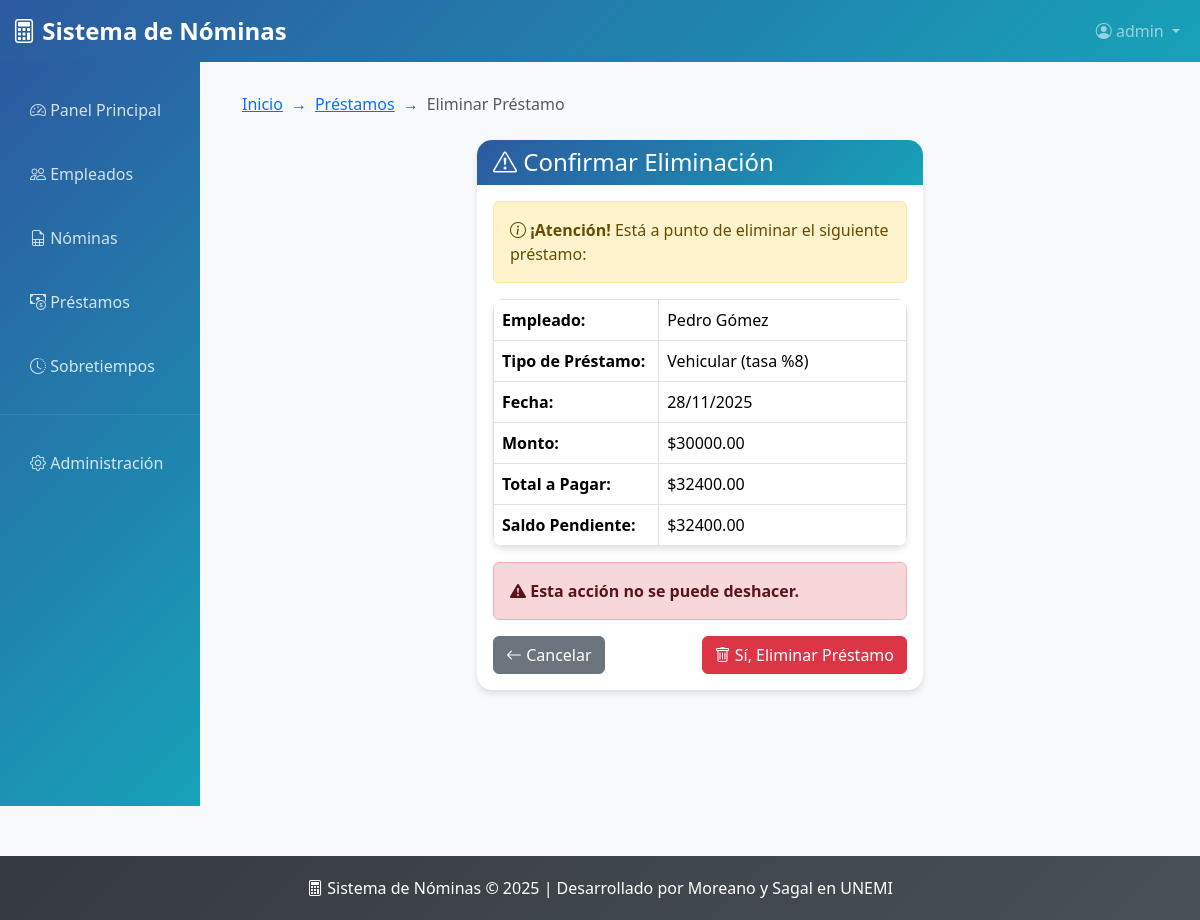
Screenshot of /prestamos/44/eliminar/ (signed in) with the database file from the repository.
### prestamos/models.py (models this page shows, shortened)
class Prestamo(models.Model):
    empleado = models.ForeignKey(Empleado, on_delete=models.CASCADE)
    tipo_prestamo = models.ForeignKey(TipoPrestamo, on_delete=models.CASCADE)
    fecha_prestamo = models.DateField()
    monto = models.DecimalField(max_digits=10, decimal_places=2)
    interes = models.DecimalField(max_digits=10, decimal_places=2, default=0)
    monto_pagar = models.DecimalField(max_digits=10, decimal_places=2, default=0)
    numero_cuotas = models.PositiveIntegerField(default=1)
    cuota_mensual = models.DecimalField(max_digits=10, decimal_places=2, editable=False, default=0)
    saldo = models.DecimalField(max_digits=10, decimal_places=2, editable=False, default=0)
    class Meta:
        verbose_name = "Préstamo"
        verbose_name_plural = "Préstamos"
        ordering = ['-fecha_prestamo']

class TipoPrestamo(models.Model):
    descripcion = models.CharField(max_length=100)
    tasa = models.IntegerField(default=0)
    class Meta:
        verbose_name = "Tipo de Préstamo"
        verbose_name_plural = "Tipos de Préstamo"

### nomina/models.py (models this page shows, shortened)
class Empleado(models.Model):
    cedula = models.CharField(max_length=10, unique=True)
    nombre = models.CharField(max_length=200)
    sueldo = models.DecimalField(max_digits=10, decimal_places=2)
    departamento = models.CharField(max_length=100)
    cargo = models.CharField(max_length=100)
    fecha_ingreso = models.DateField(null=True, blank=True)

### prestamos/views.py (the view, shortened to what this page needs)
# urls.py: path('<int:prestamo_id>/eliminar/', views.PrestamoDeleteView.as_view(), name='prestamo_eliminar'),
class PrestamoDeleteView(LoginRequiredMixin, TitleContextMixin, DeleteView):
    model = Prestamo
    template_name = 'prestamo_confirmar_eliminar.html'
    pk_url_kwarg = 'prestamo_id'
    success_url = reverse_lazy('prestamos_lista')
    title1 = "Préstamos"
    title2 = "Eliminar Préstamo"

### prestamos/mixins.py (called while the page is built)
    def get_context_data(self, **kwargs):
        context = super().get_context_data(**kwargs)
        if self.title1:
            context["title1"] = self.title1
        if self.title2:
            context["title2"] = self.title2
        return context

### templates/prestamo_confirmar_eliminar.html (shortened to what this page needs)
{% extends 'base.html' %}
{% block breadcrumb_items %}
<li class="breadcrumb-item"><a href="{% url 'prestamos_lista' %}">Préstamos</a></li>
<li class="breadcrumb-item active">Eliminar Préstamo</li>
{% endblock %}
{% block content %}
<div class="row justify-content-center">
    <div class="col-md-6">
        <div class="card border-danger">
            <div class="card-header bg-danger text-white">
                <h4 class="mb-0"><i class="bi bi-exclamation-triangle"></i> Confirmar Eliminación</h4>
            </div>
            <div class="card-body">
                <div class="alert alert-warning">
                    <i class="bi bi-info-circle"></i>
                    <strong>¡Atención!</strong> Está a punto de eliminar el siguiente préstamo:
                </div>
                <table class="table table-bordered">
                    <tr>
                        <th width="40%">Empleado:</th>
                        <td>{{ prestamo.empleado.nombre }}</td>
                    </tr>
                    <tr>
                        <th>Tipo de Préstamo:</th>
                        <td>{{ prestamo.tipo_prestamo.descripcion }}</td>
                    </tr>
                    <tr>
                        <th>Fecha:</th>
                        <td>{{ prestamo.fecha_prestamo|date:"d/m/Y" }}</td>
                    </tr>
                    <tr>
                        <th>Monto:</th>
                        <td>${{ prestamo.monto|floatformat:2 }}</td>
                    </tr>
                    <tr>
                        <th>Total a Pagar:</th>
                        <td>${{ prestamo.monto_pagar|floatformat:2 }}</td>
                    </tr>
                    <tr>
                        <th>Saldo Pendiente:</th>
                        <td>${{ prestamo.saldo|floatformat:2 }}</td>
                    </tr>
                </table>
                <div class="alert alert-danger">
                    <i class="bi bi-exclamation-triangle-fill"></i>
                    <strong>Esta acción no se puede deshacer.</strong>
                </div>
                <form method="post">
                    <div class="d-flex justify-content-between">
                        <a href="{% url 'prestamos_lista' %}" class="btn btn-secondary">
                            <i class="bi bi-arrow-left"></i> Cancelar
                        </a>
                        <button type="submit" class="btn btn-danger">
                            <i class="bi bi-trash"></i> Sí, Eliminar Préstamo
                        </button>
                    </div>
                </form>
            </div>
        </div>
    </div>
</div>
{% endblock %}

### templates/base.html (shortened to what this page needs)
<!DOCTYPE html>
<html lang="es">
<head>
    <link href="https://cdn.jsdelivr.net/npm/bootstrap@5.3.2/dist/css/bootstrap.min.css" rel="stylesheet">
    <link rel="stylesheet" href="https://cdn.jsdelivr.net/npm/bootstrap-icons@1.11.1/font/bootstrap-icons.css">
</head>
<body>
    <nav class="navbar navbar-expand-lg navbar-dark" style="background: linear-gradient(135deg, var(--primary-color), var(--secondary-color));">
        <div class="container-fluid">
            <a class="navbar-brand" href="{% url 'dashboard' %}">
                <i class="bi bi-calculator"></i> Sistema de Nóminas
            </a>
            <div class="collapse navbar-collapse" id="navbarNav">
                <ul class="navbar-nav ms-auto">
                    <li class="nav-item dropdown">
                        {% if user.is_authenticated %}
                            <a class="nav-link dropdown-toggle" href="#" role="button" data-bs-toggle="dropdown">
                                <i class="bi bi-person-circle"></i> {{ user.username }}
                            </a>
                        {% endif %}
                    </li>
                </ul>
            </div>
        </div>
    </nav>
    <div class="container-fluid">
        <div class="row">
            <div class="col-md-3 col-lg-2 px-0">
                <div class="sidebar">
                    <nav class="nav flex-column pt-3">
                        <a class="nav-link {% if request.resolver_match.url_name == 'dashboard' %}active{% endif %}" href="{% url 'dashboard' %}">
                            <i class="bi bi-speedometer2"></i> Panel Principal
                        </a>
                        <a class="nav-link {% if request.resolver_match.url_name == 'empleados_lista' %}active{% endif %}" href="{% url 'empleados_lista' %}">
                            <i class="bi bi-people"></i> Empleados
                        </a>
                        <a class="nav-link {% if request.resolver_match.url_name == 'nominas_lista' %}active{% endif %}" href="{% url 'nominas_lista' %}">
                            <i class="bi bi-file-earmark-spreadsheet"></i> Nóminas
                        </a>
                        <a class="nav-link {% if request.resolver_match.url_name == 'prestamos_lista' %}active{% endif %}" href="{% url 'prestamos_lista' %}">
                            <i class="bi bi-cash-coin"></i> Préstamos
                        </a>
                        <a class="nav-link {% if request.resolver_match.url_name == 'sobretiempos_lista' %}active{% endif %}" href="{% url 'sobretiempos_lista' %}">
                            <i class="bi bi-clock-history"></i> Sobretiempos
                        </a>
                        <hr class="my-3" style="border-color: rgba(255,255,255,0.3);">
                        <a class="nav-link" href="/admin/">
                            <i class="bi bi-gear"></i> Administración
                        </a>
                    </nav>
                </div>
            </div>
            <div class="col-md-9 col-lg-10">
                <div class="main-content fade-in">
                    {% block breadcrumb %}
                    <nav aria-label="breadcrumb" class="mb-4">
                        <ol class="breadcrumb">
                            <li class="breadcrumb-item"><a href="{% url 'dashboard' %}">Inicio</a></li>
                            {% block breadcrumb_items %}{% endblock %}
                        </ol>
                    </nav>
                    {% endblock %}
                    {% block content %}{% endblock %}
                </div>
            </div>
        </div>
    </div>
    <footer class="footer">
        <div class="container">
            <p class="mb-0">
                <i class="bi bi-calculator"></i> Sistema de Nóminas © 2025
                | Desarrollado por Moreano y Sagal en UNEMI
            </p>
        </div>
    </footer>
</body>
</html>

### templates/base.html (style rules this page uses)
:root { --primary-color: #2c5aa0; --secondary-color: #17a2b8; --success-color: #28a745; --danger-color: #dc3545; --warning-color: #ffc107; --info-color: #17a2b8; --light-color: #f8f9fa; --dark-color: #343a40; }
body { background-color: var(--light-color); font-family: 'Segoe UI', Tahoma, Geneva, Verdana, sans-serif; }
.navbar-brand { font-weight: bold; font-size: 1.5rem; }
.sidebar { min-height: calc(100vh - 56px); background: linear-gradient(135deg, var(--primary-color), var(--secondary-color)); color: white; transition: all 0.3s; }
.sidebar .nav-link { color: rgba(255, 255, 255, 0.8); padding: 15px 20px; border-radius: 8px; margin: 5px 10px; transition: all 0.3s; }
.main-content { padding: 30px; }
.card { border: none; border-radius: 15px; box-shadow: 0 4px 6px rgba(0, 0, 0, 0.1); transition: transform 0.3s, box-shadow 0.3s; }
.card-header { background: linear-gradient(135deg, var(--primary-color), var(--secondary-color)); color: white; border-radius: 15px 15px 0 0 !important; border: none; }
.table { border-radius: 10px; overflow: hidden; box-shadow: 0 4px 6px rgba(0, 0, 0, 0.1); }
.footer { background: linear-gradient(135deg, var(--dark-color), #495057); color: white; text-align: center; padding: 20px 0; margin-top: 50px; }
.fade-in { animation: fadeIn 0.5s ease-in; }
.breadcrumb { background: transparent; padding: 0; }
.breadcrumb-item + .breadcrumb-item::before { content: "→"; color: var(--primary-color); }

### rows the page displays
Prestamo: empleado.nombre "Pedro Gómez", tipo_prestamo.descripcion "Vehicular (tasa %8)", fecha_prestamo "28/11/2025", monto "30000.00", monto_pagar "32400.00", saldo "32400.00"

### other values shown
{{ user.username }} "admin"
